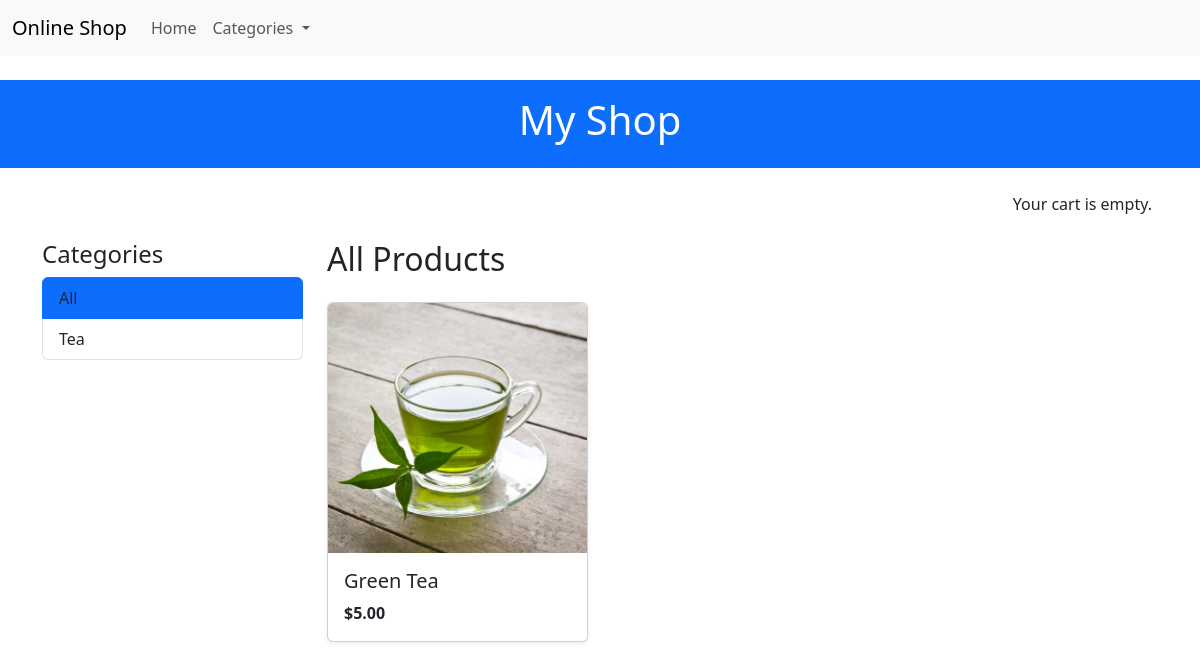
Before: / with the older database file.
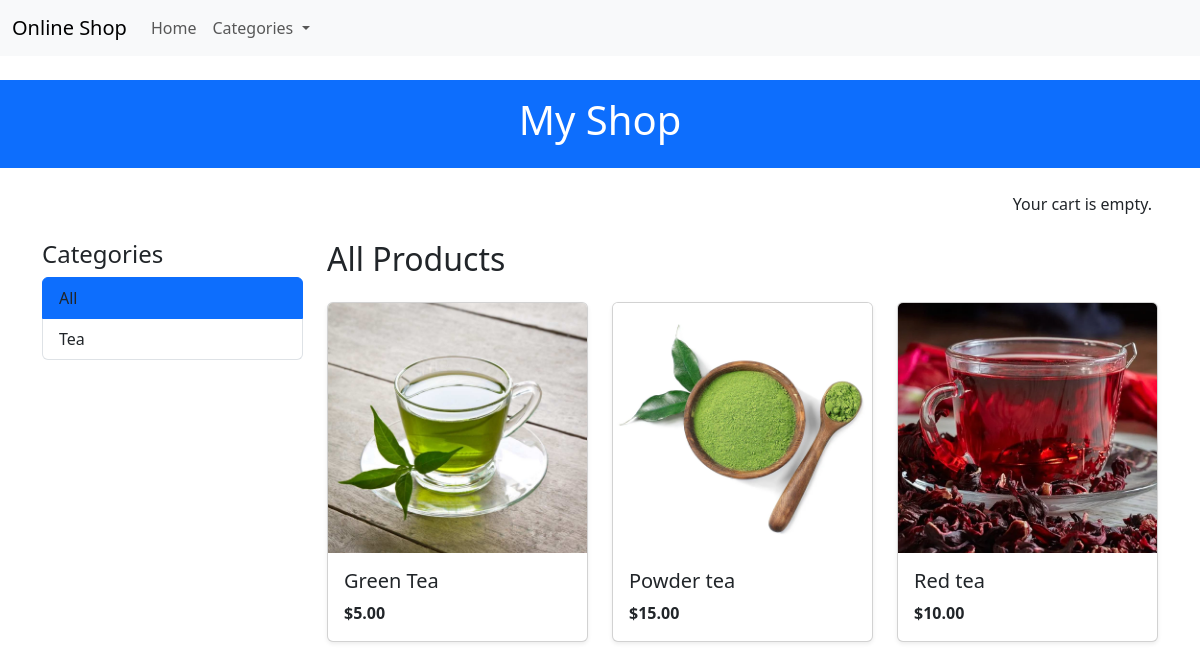
After: the same page with the newer database file.
### shop/models.py (models this page shows, shortened)
class Category(models.Model):
    name = models.CharField(max_length=200)
    slug = models.SlugField(max_length=200, unique=True)
    class Meta:
        ordering = ["name"]
        indexes = [
            models.Index(fields=["name"]),
        ]
        verbose_name = "category"
        verbose_name_plural = "categories"
    def get_absolute_url(self):
        return reverse(
            "shop:product_list_by_category", kwargs={"category_slug": self.slug}
        )

class Product(models.Model):
    category = models.ForeignKey(
        Category, related_name="products", on_delete=models.CASCADE
    )
    name = models.CharField(max_length=200)
    slug = models.SlugField(max_length=200)
    image = models.ImageField(upload_to="products/%Y/%m/%d", blank=True)
    description = models.TextField(blank=True)
    price = models.DecimalField(max_digits=10, decimal_places=2)
    available = models.BooleanField(default=True)
    created = models.DateTimeField(auto_now_add=True)
    updated = models.DateTimeField(auto_now=True)
    class Meta:
        ordering = ["name"]
        indexes = [
            models.Index(fields=["id", "slug"]),
            models.Index(fields=["name"]),
            models.Index(fields=["-created"]),
        ]
    def get_absolute_url(self):
        return reverse("shop:product_detail", kwargs={"pk": self.id, "slug": self.slug})

### shop/views.py (the view)
# urls.py: path("", views.ProductListView.as_view(), name="product_list"),
class ProductListView(ListView):
    model = Product
    template_name = "shop/product/list.html"
    context_object_name = "products"
    paginate_by = 12  # По желанию — пагинация
    def get_queryset(self):
        queryset = Product.objects.filter(available=True)
        category_slug = self.kwargs.get("category_slug")
        if category_slug:
            queryset = queryset.filter(category__slug=category_slug)
        return queryset
    def get_context_data(self, **kwargs):
        context = super().get_context_data(**kwargs)
        category_slug = self.kwargs.get("category_slug")
        context["category"] = (
            Category.objects.filter(slug=category_slug).first()
            if category_slug
            else None
        )
        context["categories"] = Category.objects.all()
        return context

### shop/context_processors.py (called while the page is built)
def media_url(request):
    from django.conf import settings
    return {"MEDIA_URL": settings.MEDIA_URL}

### shop/templates/shop/product/list.html (shortened to what this page needs)
{% extends "base.html" %}
{% load static %}
{% block content %}
<div class="row mb-4">
    <div class="col-md-3">
        <h4>Categories</h4>
        <ul class="list-group mb-4">
            <li class="list-group-item {% if not category %}active{% endif %}">
                <a href="{% url 'shop:product_list' %}" class="text-decoration-none text-dark">All</a>
            </li>
            {% for c in categories %}
            <li class="list-group-item {% if category.slug == c.slug %}active{% endif %}">
                <a href="{{ c.get_absolute_url }}" class="text-decoration-none text-dark">{{ c.name }}</a>
            </li>
            {% endfor %}
        </ul>
    </div>
    <div class="col-md-9">
        <h2 class="mb-4">
            {% if category %}
            {{ category.name }}
            {% else %}
            All Products
            {% endif %}
        </h2>
        <div class="row g-4">
            {% for product in products %}
            <div class="col-sm-6 col-md-4">
                <div class="card h-100 shadow-sm">
                    <a href="{{ product.get_absolute_url }}">
                        <img src="{{ product.image.url|default:'/media/img/no_image.jpg' }}"
                            class="card-img-top product-image" alt="{{ product.name }}">
                    </a>
                    <div class="card-body d-flex flex-column">
                        <h5 class="card-title">
                            <a href="{{ product.get_absolute_url }}" class="text-decoration-none text-dark">
                                {{ product.name }}
                            </a>
                        </h5>
                        <p class="card-text mt-auto fw-bold">${{ product.price }}</p>
                    </div>
                </div>
            </div>
            {% empty %}
            <p>No products found.</p>
            {% endfor %}
        </div>
    </div>
</div>
{% endblock %}

### templates/base.html (shortened to what this page needs)
{% load static %}
<!DOCTYPE html>
<html lang="en">
<head>
    <link href="https://cdn.jsdelivr.net/npm/bootstrap@5.3.0/dist/css/bootstrap.min.css" rel="stylesheet">
    <link href="{% static 'css/custom.css' %}" rel="stylesheet">
</head>
<body>
    {% include "includes/navbar.html" %}
    <header id="header" class="bg-primary text-white py-3 mb-4 text-center">
        <h1><a href="/" class="text-white text-decoration-none">My Shop</a></h1>
    </header>
    <div id="subheader" class="mb-4 text-end me-5">
        <div class="cart">
            Your cart is empty.
        </div>
    </div>
    <main class="container">
        {% block content %}
        {% endblock %}
    </main>
</body>
</html>

### templates/includes/navbar.html (shortened to what this page needs)
<nav class="navbar navbar-expand-lg navbar-light bg-light mb-4">
    <div class="container-fluid">
        <a class="navbar-brand" href="{% url 'shop:product_list' %}">Online Shop</a>
        <div class="collapse navbar-collapse">
            <ul class="navbar-nav me-auto mb-2 mb-lg-0">
                <li class="nav-item">
                    <a class="nav-link" href="{% url 'shop:product_list' %}">Home</a>
                </li>
                <li class="nav-item dropdown">
                    <a class="nav-link dropdown-toggle" href="#" role="button" data-bs-toggle="dropdown" aria-expanded="false">
                        Categories
                    </a>
                </li>
            </ul>
        </div>
    </div>
</nav>

### static/css/custom.css (style rules this page uses)
.product-image { object-fit: cover; width: 100%; height: 250px; }

Changed rows visible on the page:
added Product: image (picture), name "Powder tea", price "15.00"
added Product: image (picture), name "Red tea", price "10.00"
